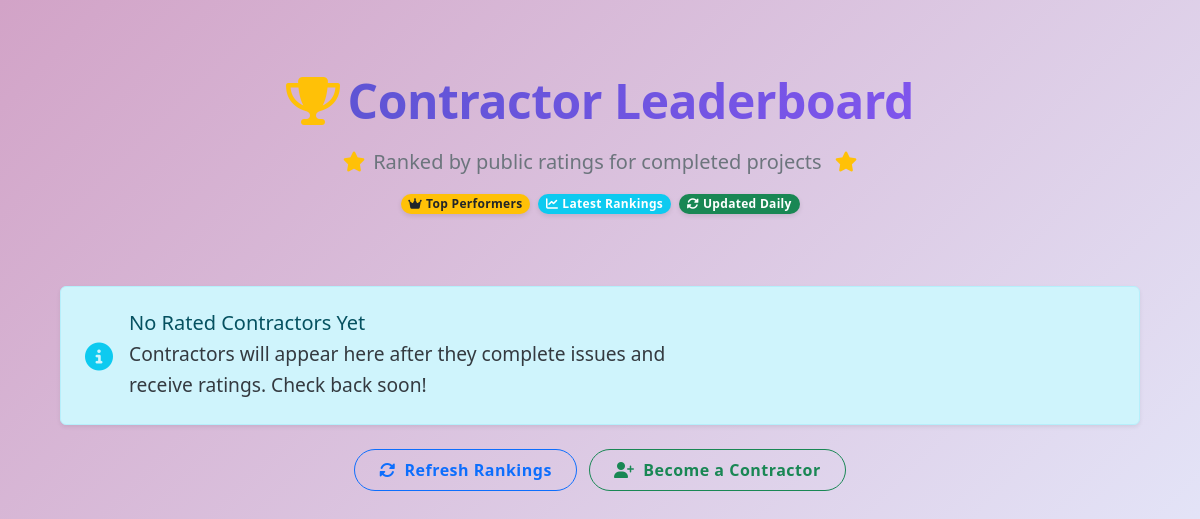
Before: /contractors/leaderboard/ with the older database file.
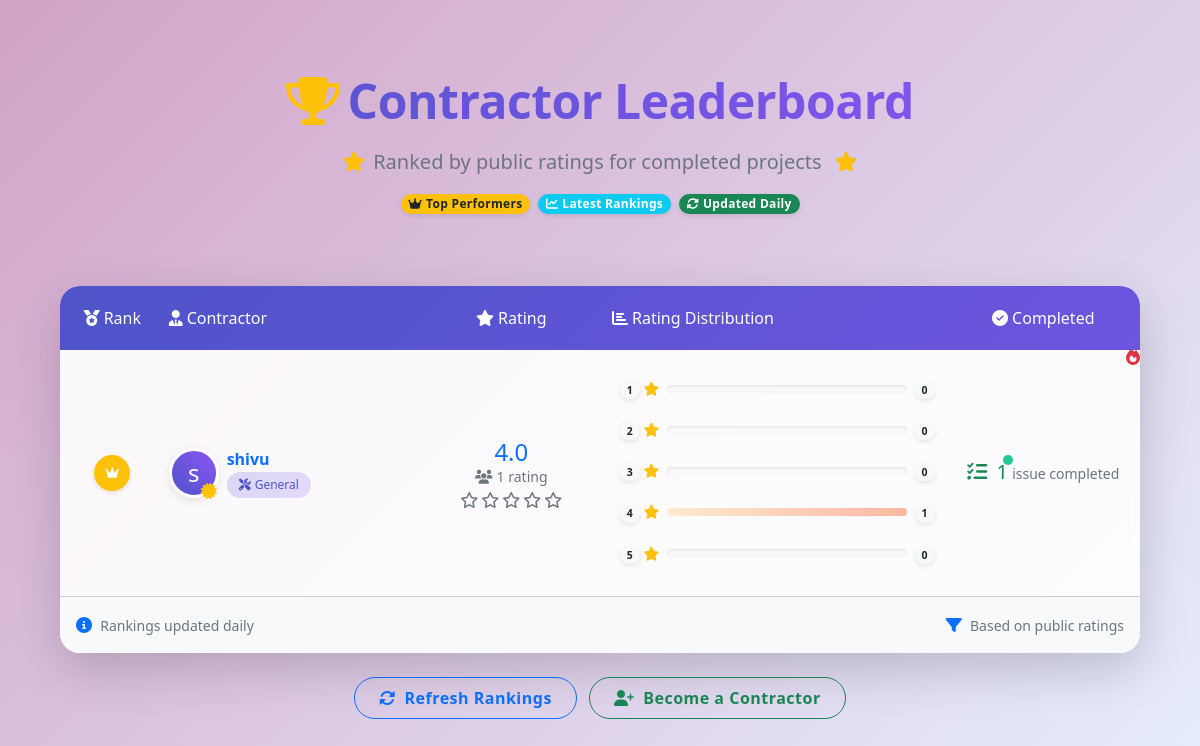
After: the same page with the newer database file.
### contractor/models.py (models this page shows, shortened)
class Contractor(models.Model):
    user = models.OneToOneField(User, on_delete=models.CASCADE, related_name='contractor_profile')
    name = models.CharField(max_length=255)
    expertise = models.CharField(max_length=255)
    contact_info = models.CharField(max_length=255)
    credit_score = models.DecimalField(max_digits=3, decimal_places=2, default=1.00)
    authority = models.ForeignKey(Authority, on_delete=models.CASCADE, related_name='contractors')
    total_completed_issues = models.PositiveIntegerField(default=0)
    is_active = models.BooleanField(default=True)
    created_at = models.DateTimeField(auto_now_add=True)
    updated_at = models.DateTimeField(auto_now=True)
    def get_rating_distribution(self):
        from issues.models import UserRating
        distribution = {}
        for i in range(1, 6):
            distribution[i] = UserRating.objects.filter(contractor=self, rating=i).count()
        return distribution

### contractor/views.py (the view)
# urls.py: path('leaderboard/', views.contractor_leaderboard, name='contractor_leaderboard'),
def contractor_leaderboard(request):
    contractors = Contractor.objects.annotate(
        avg_rating=Avg('received_ratings__rating'),
        num_ratings=Count('received_ratings'),
        num_completed=Count('assigned_issues', filter=models.Q(assigned_issues__status='completed'))
    ).filter(
        num_ratings__gt=0  # Only include contractors with at least one rating
    ).order_by('-avg_rating', '-num_completed')
    ranked_contractors = []
    current_rank = 1
    previous_rating = None
    previous_completed = None
    for i, contractor in enumerate(contractors):
        if previous_rating != contractor.avg_rating or previous_completed != contractor.num_completed:
            current_rank = i + 1
        distribution = contractor.get_rating_distribution()
        total_ratings = sum(distribution.values())
        if total_ratings > 0:
            distribution_percentage = {
                star: (count / total_ratings) * 100
                for star, count in distribution.items()
            }
        else:
            distribution_percentage = {star: 0 for star in range(1, 6)}
        ranked_contractors.append({
            'rank': current_rank,
            'contractor': contractor,
            'avg_rating': contractor.avg_rating,
            'num_ratings': contractor.num_ratings,
            'num_completed': contractor.num_completed,
            'distribution': distribution,
            'distribution_percentage': distribution_percentage
        })
        previous_rating = contractor.avg_rating
        previous_completed = contractor.num_completed
    return render(request, 'leaderboard.html', {
        'ranked_contractors': ranked_contractors
    })

### templates/leaderboard.html (shortened to what the changed rows need)
{% load static %}
{% load custom_filters %}
<!DOCTYPE html>
<html lang="en">
<head>
    <link rel="stylesheet" href="https://cdnjs.cloudflare.com/ajax/libs/font-awesome/6.4.0/css/all.min.css">
    <link rel="stylesheet" href="https://cdnjs.cloudflare.com/ajax/libs/bootstrap/5.2.3/css/bootstrap.min.css">
    <link rel="stylesheet" href="https://cdnjs.cloudflare.com/ajax/libs/animate.css/4.1.1/animate.min.css">
</head>
<body>
    <div class="main-content position-relative">
        <div class="container py-4">
            <div class="row mb-4">
                <div class="col-12">
                    <div class="text-center mb-5 animate__animated animate__fadeIn">
                        <h1 class="page-title display-4 mb-3 animate__animated animate__bounce">
                            <i class="fas fa-trophy text-warning me-2 animate__animated animate__tada animate__delay-1s"></i>Contractor Leaderboard
                        </h1>
                    </div>
                </div>
            </div>
            {% if ranked_contractors %}
                <div class="card shadow-lg rounded-lg border-0 animate__animated animate__fadeInUp animate__delay-2s">
                    <div class="card-header bg-gradient-primary text-white">
                        <div class="row font-weight-bold d-none d-md-flex">
                            <div class="col-md-1 text-center">
                                <i class="fas fa-medal me-1"></i>Rank
                            </div>
                            <div class="col-md-3">
                                <i class="fas fa-user-tie me-1"></i>Contractor
                            </div>
                            <div class="col-md-2 text-center">
                                <i class="fas fa-star me-1"></i>Rating
                            </div>
                            <div class="col-md-4">
                                <i class="fas fa-chart-bar me-1"></i>Rating Distribution
                            </div>
                            <div class="col-md-2 text-center">
                                <i class="fas fa-check-circle me-1"></i>Completed
                            </div>
                        </div>
                    </div>
                    <div class="card-body p-0">
                        <ul class="list-group list-group-flush">
                            {% for entry in ranked_contractors %}
                            <li class="list-group-item list-item-hover animate__animated animate__fadeIn" style="animation-delay: {{ forloop.counter0|multiply:0.15 }}s">
                                <div class="row align-items-center">
                                    <div class="col-3 col-md-1 text-center">
                                        {% if entry.rank <= 3 %}
                                            <span class="badge position-relative
                                                {% if entry.rank == 1 %}bg-warning pulse
                                                {% elif entry.rank == 2 %}badge-silver pulse-light
                                                {% else %}badge-bronze pulse-light{% endif %} p-2 d-inline-flex align-items-center justify-content-center" style="width: 36px; height: 36px; border-radius: 50%;">
                                                {% if entry.rank == 1 %}
                                                    <i class="fas fa-crown bounce-in"></i>
                                                {% elif entry.rank == 2 %}
                                                    <i class="fas fa-medal bounce-in"></i>
                                                {% else %}
                                                    <i class="fas fa-award bounce-in"></i>
                                                {% endif %}
                                            </span>
                                            {% if entry.rank == 1 %}
                                            <div class="position-absolute" style="top: -5px; right: 0;">
                                                <i class="fas fa-fire text-danger animate__animated animate__heartBeat animate__infinite"></i>
                                            </div>
                                            {% endif %}
                                        {% else %}
                                            <span class="badge bg-light text-dark">{{ entry.rank }}</span>
                                        {% endif %}
                                    </div>
                                    <div class="col-9 col-md-3 mb-2 mb-md-0">
                                        <a href="{% url 'contractor_detail' entry.contractor.id %}" class="text-decoration-none">
                                            <div class="d-flex align-items-center">
                                                <div class="position-relative">
                                                    {% if entry.contractor.user.profile_picture %}
                                                        <img src="{{ entry.contractor.user.profile_picture.url }}"
                                                             class="rounded-circle me-2 profile-img"
                                                             width="50"
                                                             height="50"
                                                             alt="{{ entry.contractor.name }}">
                                                    {% else %}
                                                        <div class="rounded-circle me-2 d-flex align-items-center justify-content-center profile-img"
                                                             style="width: 50px; height: 50px; background: linear-gradient(45deg, var(--primary-color), var(--secondary-color));">
                                                            <span class="text-white fs-4">{{ entry.contractor.name|first }}</span>
                                                        </div>
                                                    {% endif %}
                                                    {% if entry.rank <= 3 %}
                                                    <div class="position-absolute" style="bottom: -5px; right: 10px;">
                                                        {% if entry.rank == 1 %}
                                                            <i class="fas fa-certificate text-warning"></i>
                                                        {% elif entry.rank == 2 %}
                                                            <i class="fas fa-certificate text-secondary"></i>
                                                        {% else %}
                                                            <i class="fas fa-certificate" style="color: #CD7F32;"></i>
                                                        {% endif %}
                                                    </div>
                                                    {% endif %}
                                                </div>
                                                <div>
                                                    <div class="fw-bold text-primary">{{ entry.contractor.name }}</div>
                                                    <div class="expertise-badge">
                                                        <i class="fas fa-tools"></i>
                                                        {{ entry.contractor.expertise }}
                                                    </div>
                                                </div>
                                            </div>
                                        </a>
                                    </div>
                                    <div class="col-6 col-md-2 text-center mb-2 mb-md-0">
                                        <div class="h4 mb-0 text-primary">{{ entry.avg_rating|floatformat:1 }}</div>
                                        <div class="small text-muted">
                                            <i class="fas fa-users me-1"></i>{{ entry.num_ratings }} rating{{ entry.num_ratings|pluralize }}
                                        </div>
                                        <div class="star-rating">
                                            {% with entry.avg_rating|floatformat:1 as avg_rating %}
                                            {% for i in "12345" %}
                                                {% if forloop.counter <= avg_rating %}
                                                    <i class="fas fa-star text-warning {% if entry.rank <= 3 %}star-pulse{% endif %}"></i>
                                                {% else %}
                                                    {% if forloop.counter|add:-0.5 <= avg_rating %}
                                                        <i class="fas fa-star-half-alt text-warning"></i>
                                                    {% else %}
                                                        <i class="far fa-star text-muted"></i>
                                                    {% endif %}
                                                {% endif %}
                                            {% endfor %}
                                            {% endwith %}
                                        </div>
                                    </div>
                                    <div class="col-6 col-md-4 mb-2 mb-md-0">
                                        <div class="ratings-container">
                                            {% for star, percentage in entry.distribution_percentage.items %}
                                            <div class="rating-row d-flex align-items-center small mb-1">
                                                <div class="me-2">
                                                    <span class="badge bg-light text-dark">{{ star }}</span>
                                                    <i class="fas fa-star text-warning"></i>
                                                </div>
                                                <div class="progress flex-grow-1 bg-light">
                                                    <div class="progress-bar progress-{{ star }} progress-animate"
                                                         role="progressbar"
                                                         style="width: 0%;"
                                                         data-width="{{ percentage }}"
                                                         aria-valuenow="{{ percentage }}"
                                                         aria-valuemin="0"
                                                         aria-valuemax="100"></div>
                                                </div>
                                                <div class="ms-2 text-muted d-none d-md-block">
                                                    <span class="badge bg-light text-dark">{{ entry.distribution|get_item:star }}</span>
                                                </div>
                                            </div>
                                            {% endfor %}
                                        </div>
                                    </div>
                                    <div class="col-12 col-md-2 text-center mt-2 mt-md-0">
                                        <div class="h5 mb-0 text-success completed-issues">
                                            <i class="fas fa-tasks me-1"></i>
                                            <span class="counter" data-target="{{ entry.num_completed }}">0</span>
                                        </div>
                                        <small class="text-muted">issue{{ entry.num_completed|pluralize }} completed</small>
                                    </div>
                                </div>
                            </li>
                            {% endfor %}
                        </ul>
                    </div>
                    <div class="card-footer bg-light p-3">
                        <div class="d-flex justify-content-between align-items-center">
                            <div>
                                <i class="fas fa-info-circle text-primary me-1"></i>
                                <small class="text-muted">Rankings updated daily</small>
                            </div>
                            <div>
                                <i class="fas fa-filter text-primary me-1"></i>
                                <small class="text-muted">Based on public ratings</small>
                            </div>
                        </div>
                    </div>
                </div>
            {% else %}
                <div class="alert alert-info shadow-sm animate__animated animate__fadeIn p-4 d-flex align-items-center">
                    <div class="me-3 fs-3 text-info">
                        <i class="fas fa-info-circle fa-pulse"></i>
                    </div>
                    <div>
                        <h5 class="mb-1">No Rated Contractors Yet</h5>
                        <p class="mb-0">Contractors will appear here after they complete issues and receive ratings. Check back soon!</p>
                    </div>
                </div>
            {% endif %}
        </div>
    </div>
</body>
</html>

Changed rows visible on the page:
added Contractor: contractor.name|first "s", contractor.name "shivu", contractor.expertise "General", avg_rating "4.0", num_ratings "1", distribution_percentage "1" "2" "3" "4" "5", distribution|get_item "0" "0" "0" "1" "0", {{ percentage }} 100.0 (drawn)
Other visible differences:
text no longer shown: "No Rated Contractors Yet Contractors will appear here after they complete issues and receive ratings. Check back soon!"
text now shown: "Rank Contractor Rating Rating Distribution Completed Rankings updated daily Based on public ratings"
